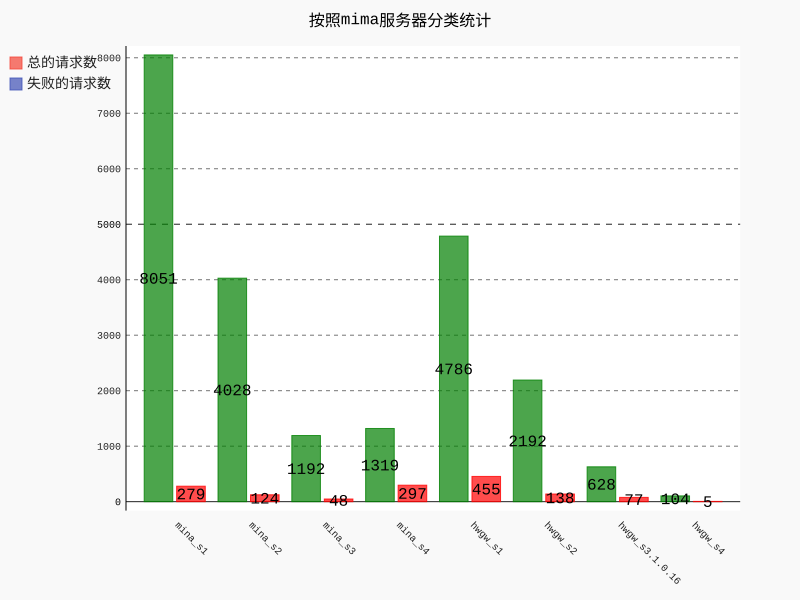

This chart was generated by the following Python code:
import pygal
# import requests

from pygal.style import LightColorizedStyle as LCS, LightenStyle as LS

# url = 'https://api.github.com/search/repositories?q=language:python&sort=starts'
# r = requests.get(url)   # 请求url, r就是返回的响应

# print('Status code:', r.status_code)  # 获取响应的状态码

# response_dict = r.json()  # 获取响应的json数据

# print(response_dict.keys())

# repo_dicts = response_dict['items']

#print("Repositories returned:", len(repo_dicts))

#repo_dict = repo_dicts[0]
#print('\nKeys:', len(repo_dict))

#for key in sorted(repo_dict.keys()):
#    print(key)

repo1 = {'name': 'mina_s1', 'count': '8051', 'faildTotal': '279', 'desc': '3.47%'}
repo2 = {'name': 'mina_s2', 'count': '4028', 'faildTotal': '124', 'desc': '3.08%'}
repo3 = {'name': 'mina_s3', 'count': '1192', 'faildTotal': '48', 'desc': '4.03%'}
repo4 = {'name': 'mina_s4', 'count': '1319', 'faildTotal': '297', 'desc': '22.52%'}

repo5 = {'name': 'hwgw_s1', 'count': '4786', 'faildTotal': '455', 'desc': '9.51%'}
repo6 = {'name': 'hwgw_s2', 'count': '2192', 'faildTotal': '138', 'desc': '6.30%'}
repo7 = {'name': 'hwgw_s3.1.0.16', 'count': '628', 'faildTotal': '77', 'desc': '12.26%'}
repo8 = {'name': 'hwgw_s4', 'count': '104', 'faildTotal': '5', 'desc': '4.81%'}
repo_dicts = [repo1, repo2, repo3, repo4,
              repo5, repo6, repo7, repo8]

names = []
stars = []
stars2 = []
plot_dicts = []

for repo_dict in repo_dicts:
    names.append(repo_dict['name'])
    stars.append({
        'value': int(repo_dict['count']),
        'label': str("请求总数" + repo_dict['count']),  # 根据label 显示 鼠标悬停 的显示
        'color': 'green'
        # 'xlink': str(repo_dict['html_url']) #})    # 根据 xlink ,处理 鼠标点击条目
    })
    stars2.append({
        'value': int(repo_dict['faildTotal']),
        'label': str("失败率" + repo_dict['desc']),  # 根据label 显示 鼠标悬停 的显示
        'color': 'red',
        # 'xlink': str(repo_dict['html_url']) #})    # 根据 xlink ,处理 鼠标点击条目
    })

# x_label_rotation =45 x轴上的标签 旋转45度
# show_legend=False  隐藏图例

    # plt.rcParams['font.sans-serif'] = ['SimHei']  # 用来正常显示中文标签
    # plt.rcParams['axes.unicode_minus'] = False  # 用来正常显示负号
# pygal_bar = pygal.Bar(style=LS('#336699', base_style=LCS), x_label_rotation=45, show_legend=False)
# pygal_bar = pygal.Bar(x_label_rotation=45, print_values=True, value_formatter=lambda x: '{}'.format(x))
pygal_bar = pygal.Bar(x_label_rotation=45, print_values=True)
pygal_bar.title = '按照mima服务器分类统计'
pygal_bar.x_labels = names
pygal_bar.add('总的请求数', stars)
# faid_count = pygal_bar.add('失败的请求数', stars2, formatter=lambda x: '%s' % x)
faid_count = pygal_bar.add('失败的请求数', stars2)
# faid_count.config.css
pygal_bar.render_to_file('python_repos2.svg')
